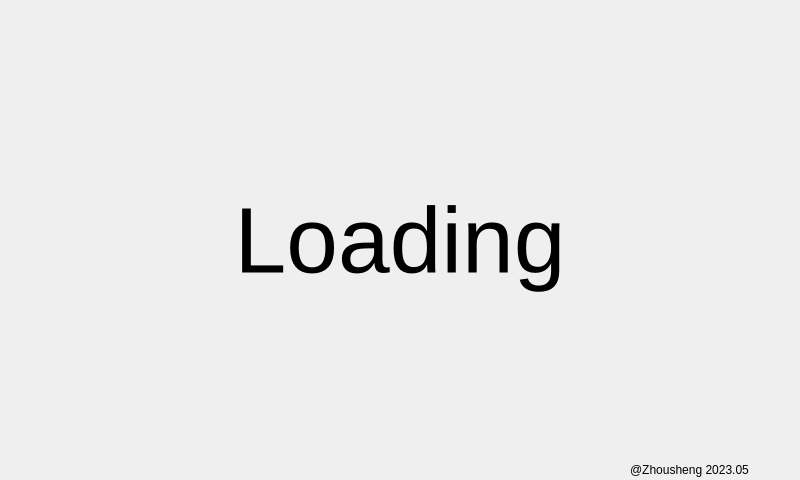
<?xml version="1.0" encoding="UTF-8"?>
<ui version="4.0">
 <class>loading</class>
 <widget class="QWidget" name="loading">
  <property name="geometry">
   <rect>
    <x>0</x>
    <y>0</y>
    <width>800</width>
    <height>480</height>
   </rect>
  </property>
  <property name="windowTitle">
   <string>Form</string>
  </property>
  <widget class="QLabel" name="label">
   <property name="geometry">
    <rect>
     <x>100</x>
     <y>120</y>
     <width>600</width>
     <height>240</height>
    </rect>
   </property>
   <property name="font">
    <font>
     <pointsize>70</pointsize>
    </font>
   </property>
   <property name="text">
    <string>Loading</string>
   </property>
   <property name="alignment">
    <set>Qt::AlignCenter</set>
   </property>
  </widget>
  <widget class="QLabel" name="mark">
   <property name="geometry">
    <rect>
     <x>630</x>
     <y>460</y>
     <width>171</width>
     <height>20</height>
    </rect>
   </property>
   <property name="text">
    <string>@Zhousheng 2023.05</string>
   </property>
  </widget>
 </widget>
 <resources/>
 <connections/>
</ui>
